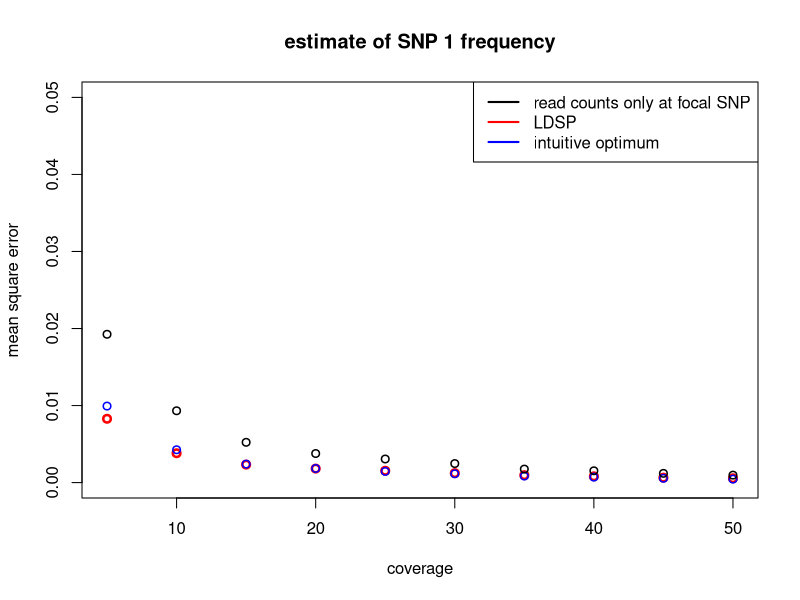
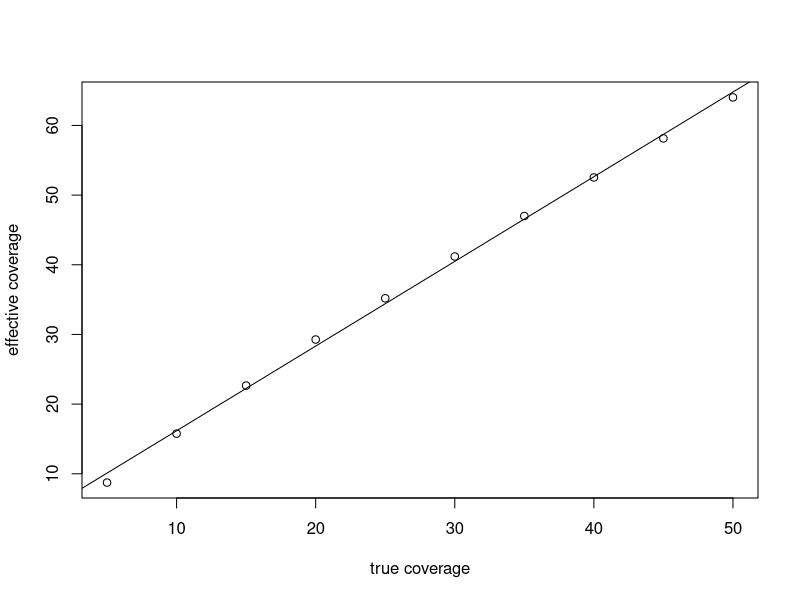

The R source for these figures, in order:
create_haps <- function(nsamp=100, per){
  # the only type of haplotypes in the pool are either 1-0 or 0-1 (for simplicity)
  # "per" specifies the percent of 1-0 haplotypes  
  haps = matrix(nrow = nsamp, ncol = 2, 0)
  no_10_haps = floor(per*nsamp)
  for (i in 1:no_10_haps){
    haps[i,1] = 1
    haps[i,2] = 0
  }
  for (i in (no_10_haps+1):nsamp){
    haps[i,1] = 0
    haps[i,2] = 1
  }
  return(haps)
}


# potential problem: sigma2 estimated to be < 1 (and even <0 in some cases)
findMLE <- function(obs, mu, Sigma, D){
  
  ll <- function(sigma2){
    cov_m = sigma2*Sigma + D
    sinv = solve(cov_m)
    
    # (from hand-out and verified with Wikipedia)
    logl = log(det(cov_m)) + (t(obs-mu)%*%sinv%*%(obs-mu))
    
    return(as.numeric(logl))
  }
  
  # note: optim actually minimizes
  return(optim(ll, par = 1, method = "L-BFGS-B", lower = 1, upper = 10)$par)
}

pool <- function(lambda, haps, nloci, nsamp){
  ## simulate pool sequencing ##
  y_obs = rep(0, nloci)
  n = rep(0, nloci)
  n_1 = rep(0, nloci)
  for (i in 1:nloci){
    
    # coverage
    n[i] = rpois(1, lambda)
    
    # ensure number haps sampled is below the number of samples in the pool
    n[i] = min(n[i], nsamp)
    # ensure sample at least 1 haplotype
    n[i] = max(1, n[i])
    
    # sample locus i from pool
    sampled = sample(haps[,i], n[i])
    
    # number of 1 alleles
    n_1[i] = sum(sampled)
  }
  return(rbind(n, n_1))
}

perform_LDSP <- function(y_obs, nloci, nsamp, haps, pos, n){
  
  # calculate distances between SNPs
  # for example if two SNPs at position 50 and 100
  # then d = 50 
  d = rep(0, nloci-1)
  for (i in 1:(nloci-1)){
    d[i] = as.numeric(pos[i+1])-as.numeric(pos[i])
  }

  epsilon = rep(0, nloci)
  for (i in 1:nloci){
    epsilon[i] = (y_obs[i]*(1-y_obs[i]))/n[i]
  }


  geo_sum = 0
  for (i in 1:(nsamp-1)){
    geo_sum = geo_sum + (1/i)
  }
  geo_sum = (1/geo_sum)
  theta = geo_sum/(nsamp + geo_sum)

  mu = (1-theta)*colMeans(haps) + I(theta/2)

  
  # in this case of only 1_0 and 0_1 haplotypes, cov_panel is singular
  cov_panel = cov(haps)
  
  S = matrix(nrow = nloci, ncol = nloci, 0)

  # rho = 4*N*c_j where c_j is the rate of cross-over per generation per basepair and N is the effective popsize
  # d_j = dist is the physical distance between SNPs j and j+1
  rho = 0 # no recombination
  for (i in 1:nloci){
    for (j in 1:nloci){
      if (i ==j){
        S[i,j] = cov_panel[i,j]
      }
      else{
        # distance between SNPs (e.g. SNP 1 and SNP 10)
        dist = sum(d[min(i,j):(max(i,j)-1)])
        
        # hypothetical effective popsize
        N = 1e4
        
        # since rho = 0, S[i,j] = cov_panel[i,j]
        S[i,j] = exp((-4*N*rho*dist)/nsamp)*cov_panel[i,j]
      }
    }
  }
  
  # no longer singular after the following operation
  Sigma = ((1-theta)^2)*S + I((theta/2)*(1-(theta/2)))
  Sigma[abs(Sigma) < 1e-8] = 0
  
  #sigma2 = findMLE(y_obs, mu, Sigma, diag(epsilon))
  sigma2 = 1
  
  # this is where the dispersion parameter comes in: eqn 13
  d = diag(1/epsilon)
  Sigma_i = solve(Sigma) # there is problems, when nloci is big, kappa(Sigma) is very large (1e36)
  Sigma_bar = solve((1/sigma2)*Sigma_i + d)
  theta_bar = as.vector(Sigma_bar%*%((1/sigma2)*Sigma_i%*%mu + d%*%y_obs))
  
  # posterior
  #return(theta_bar[1])

  mu_t = (mu[1]*Sigma_bar[1,1] - theta_bar[1]*Sigma[1,1])/(Sigma_bar[1,1] - Sigma[1,1])
  
  # I think I missed a minus sign
  sigma_2_t = 1/ ((-1/Sigma[1,1]) + 1/(Sigma_bar[1,1]))  
  
  # likelihood + variance
  return(c(mu_t, sigma_2_t))
  
}

mse <- function(y_hat, y){
  return(sum((y_hat-y)^2)/length(y))
}

nloci = 2
# physical position of the two SNPs
pos = c(50, 100)

# starting population
nsamp = 100
# 1_0 haplotype is at 10% frequency and 0_1 is at 90%
haps = create_haps(nsamp, 0.1)

# increase the 1_0 haplotype from 10% to 90% (simulate positive selection)
ev_haps = create_haps(nsamp, 0.9)


## code of testing ##
#haps = matrix(nrow = nsamp, ncol = 2, 0)
#for (i in 1:50){
#  haps[i,1] = 1
#  haps[i,2] = 0
#}
#for (i in 51:60){
#  haps[i,1] = 0
#  haps[i,2] = 1
#}

#for (i in 61:90){
#  haps[i,1] = 1
#  haps[i,2] = 1
#}
#ev_haps = haps
## end testing code ##


lambdas = seq(5, 50, by = 5)
l = length(lambdas)

mse_ldsp_est = rep(0, l)
mse_opt_est = rep(0, l)
mse_obs_est  = rep(0, l)
mean_eff_cov = rep(0, l)

nreps = 1000

for (i in 1:l){
  
  # where to store estimates
  store_ldsp_est = rep(0,nreps)
  store_opt_est = rep(0, nreps)
  store_obs_est = rep(0, nreps)
  store_true_freq = rep(0, nreps)
  store_effective_cov = rep(0, nreps)
  
  for (j in 1:nreps){
    
    # pooling
    lambda = lambdas[i] # coverage
    pooled_info =  pool(lambda, ev_haps, nloci, nsamp)
    n = pooled_info[1,]  # total read counts
    n_1 = pooled_info[2,] # counts of "1" allele
    
    # pseudo-counts
    y_obs = (n_1 + 0.5)/(n + 1)
    
    ldsp_est = perform_LDSP(y_obs, nloci, nsamp, haps, pos, n)
    
    # true pool freqency
    true_freq = colMeans(ev_haps)
    
    # only look at the estimates of SNP 1
    store_true_freq[j] = true_freq[1]
    store_opt_est[j] = (n_1[1] + (n[2]-n_1[2]))/ (n[1] + n[2])
    store_obs_est[j] = y_obs[1]
    #store_obs_est[j] = n_1[1]/n[1]
    store_ldsp_est[j] = ldsp_est[1]
    n_1 = ((1-ldsp_est[1]) * ldsp_est[1]^2)/ldsp_est[2]
    n = n_1/ldsp_est[1]
    
    # same answer as using Taylor expansion
    #store_effective_cov[j] = ((1-ldsp_est[1])*ldsp_est[1])/ldsp_est[2]
    store_effective_cov[j] = n_1/ldsp_est[1]
  }
  
  # calculate MSE
  mse_ldsp_est[i] = mse(store_ldsp_est, store_true_freq)
  mse_opt_est[i] = mse(store_opt_est, store_true_freq)
  mse_obs_est[i] = mse(store_obs_est, store_true_freq)
  mean_eff_cov[i] = mean(store_effective_cov)

}


plot(lambdas, mse_ldsp_est, xlab = "coverage", ylab = "mean square error", col = "red", ylim = c(0,0.05), main = "estimate of SNP 1 frequency", lwd=2.5)
points(lambdas, mse_opt_est, col = "blue", lwd=1.5)
points(lambdas, mse_obs_est, lwd=1.5)
legend("topright", c("read counts only at focal SNP","LDSP", "intuitive optimum"), lty=c(1,1,1), lwd=c(2,2,2),col=c("black","red", "blue"))

# why negative and why not y = 2x?
plot(lambdas, mean_eff_cov, xlab = "true coverage", ylab = "effective coverage")
abline(lm(mean_eff_cov ~ lambdas))
